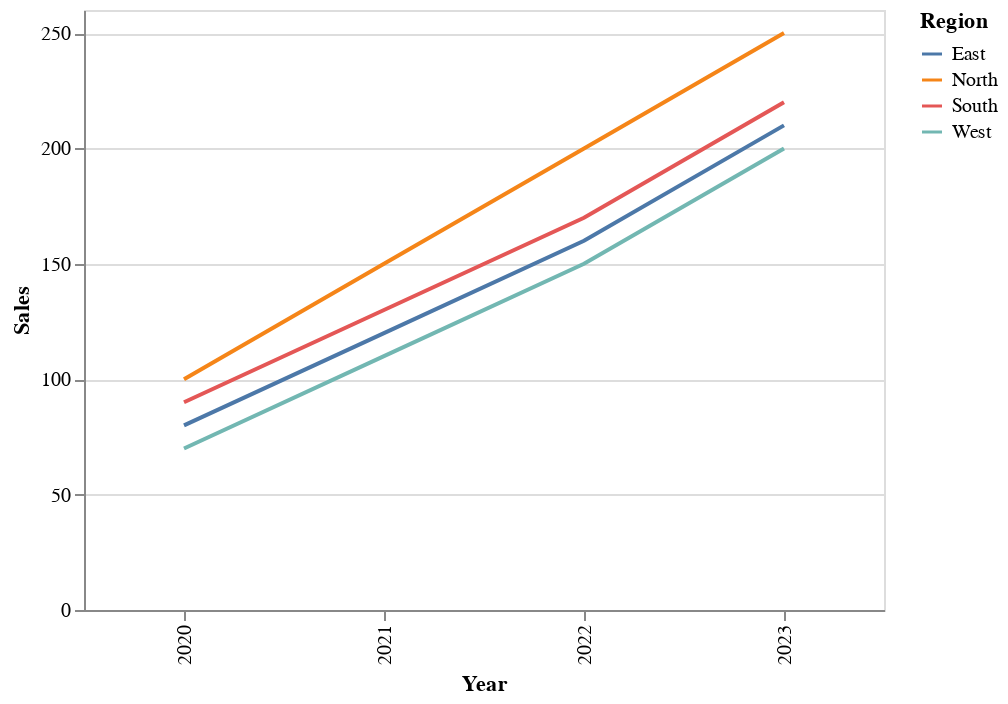

The notebook cell this image was saved under:
### Markdown cell above
- We had to **manually** define a chart for each column (region).

- Adding new regions or removing one requires extra lines of code.

- Legends and other customizations would be more complex.



### Option B: Use `transform_fold` to pivot columns inside Altair



This is effectively using Altair to do what `melt()` does, but you must list **all** columns:

### Code cell
chart_wide_pivot = (
    alt.Chart(wide_df)
    .transform_fold( # this is like pd.melt()!!!!
        fold=["North","South","East","West"],  # must list every region
        as_=["Region","Sales"]
    )
    .mark_line()
    .encode(
        x="Year:O",
        y="Sales:Q",
        color="Region:N"
    )
    .properties(
        width=400,
        height=300
    )
)

chart_wide_pivot

### Figure 1 — Vega-Lite specification as saved in the notebook (floating-point values rounded to 4 significant figures)
{"config": {"view": {"continuousWidth": 300, "continuousHeight": 300}}, "data": {"name": "data-fbc5f0ba80da125ef52610d8741b8a98"}, "mark": {"type": "line"}, "encoding": {"color": {"field": "Region", "type": "nominal"}, "x": {"field": "Year", "type": "ordinal"}, "y": {"field": "Sales", "type": "quantitative"}}, "height": 300, "transform": [{"fold": ["North", "South", "East", "West"], "as": ["Region", "Sales"]}], "width": 400, "$schema": "https://vega.github.io/schema/vega-lite/v5.20.1.json", "datasets": {"data-fbc5f0ba80da125ef52610d8741b8a98": [{"Year": 2020, "North": 100, "South": 90, "East": 80, "West": 70}, {"Year": 2021, "North": 150, "South": 130, "East": 120, "West": 110}, {"Year": 2022, "North": 200, "South": 170, "East": 160, "West": 150}, {"Year": 2023, "North": 250, "South": 220, "East": 210, "West": 200}]}}
